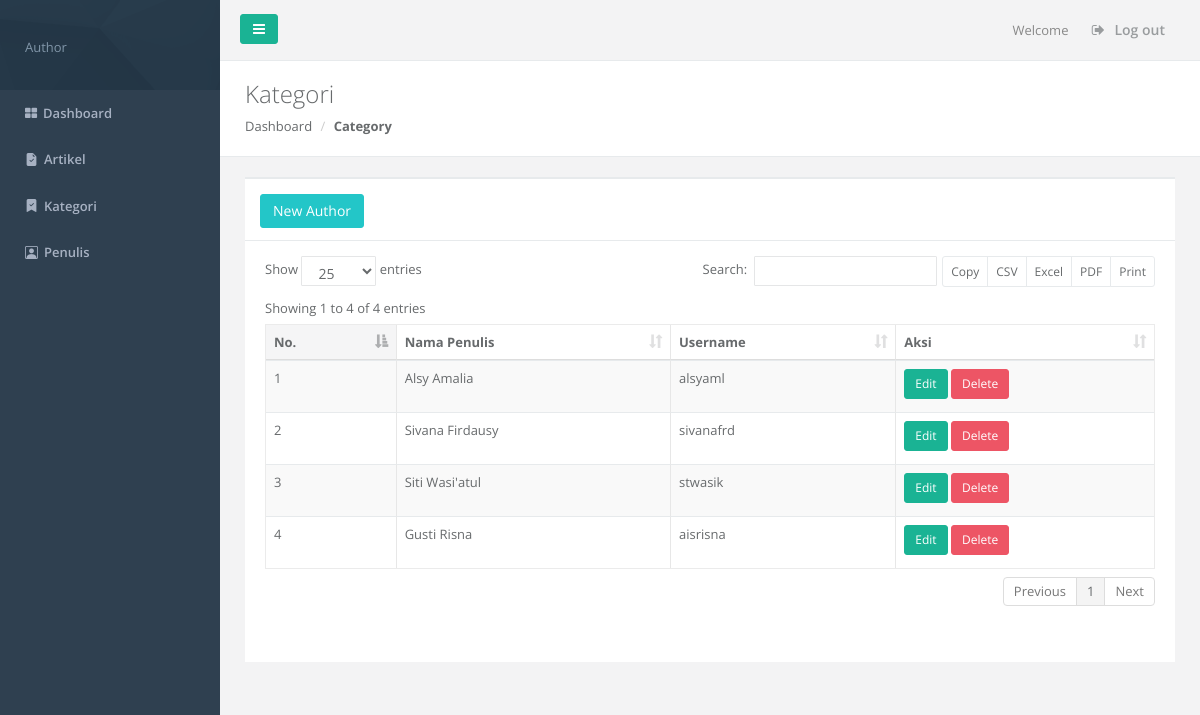
The page /admin/penulis.php on the database its author committed.
### tables this page shows
CREATE TABLE IF NOT EXISTS `penulis` (
  `id_penulis` int NOT NULL AUTO_INCREMENT,
  `nama_penulis` varchar(50) NOT NULL,
  `username` varchar(50) NOT NULL,
  `password` varchar(255) NOT NULL,
  PRIMARY KEY (`id_penulis`)
);

### admin/penulis.php (the view, shortened to what this page needs)
<?php
include 'connection.php';
$query = "SELECT id_penulis, nama_penulis, username FROM penulis";
$result = mysqli_query($koneksi, $query);
?>
<!DOCTYPE html>
<html>
<head>
    <link href="css/bootstrap.min.css" rel="stylesheet">
    <link href="font-awesome/css/font-awesome.css" rel="stylesheet">
    <link href="css/plugins/dataTables/datatables.min.css" rel="stylesheet">
    <link href="css/animate.css" rel="stylesheet">
    <link href="css/style.css" rel="stylesheet">
    <link href="css/plugins/select2/select2.min.css" rel="stylesheet">
    <link rel="stylesheet" href="https://cdn.jsdelivr.net/npm/bootstrap-icons@1.11.3/font/bootstrap-icons.min.css">
</head>
<body>
    <div id="wrapper">
        <nav class="navbar-default navbar-static-side" role="navigation">
            <div class="sidebar-collapse">
                <ul class="nav metismenu" id="side-menu">
                    <li class="nav-header">
                        <div class="dropdown profile-element">
                            <a data-toggle="dropdown" class="dropdown-toggle" href="#">
                                <span class="clear">
                                    <span class="text-muted text-xs block">Author</span>
                                </span>
                            </a>
                        </div>
                    </li>
                    <li><a href="dashboard.php"><i class="fa fa-th-large"></i><span class="nav-label">Dashboard</span></a></li>
                    <li><a href="artikel.php"><i class="bi bi-file-earmark-check-fill"></i><span class="nav-label">Artikel</span></a></li>
                    <li><a href="kategori.php"><i class="bi bi-bookmark-check-fill"></i><span class="nav-label">Kategori</span></a></li>
                    <li><a href="penulis.php"><i class="bi bi-person-square"></i><span class="nav-label">Penulis</span></a></li>
                </ul>
            </div>
        </nav>
        <div id="page-wrapper" class="gray-bg">
            <div class="row border-bottom">
                <nav class="navbar navbar-static-top" role="navigation" style="margin-bottom: 0">
                    <div class="navbar-header">
                        <a class="navbar-minimalize minimalize-styl-2 btn btn-primary " href="#"><i class="fa fa-bars"></i> </a>
                    </div>
                    <ul class="nav navbar-top-links navbar-right">
                        <li><span class="m-r-sm text-muted welcome-message">Welcome</span></li>
                        <li><a href="login.php">
                                <i class="fa fa-sign-out"></i> Log out
                            </a></li>
                    </ul>
                </nav>
            </div>
            <div class="row wrapper border-bottom white-bg page-heading">
                <div class="col-lg-10">
                    <h2>Kategori</h2>
                    <ol class="breadcrumb">
                        <li><a href="dashboard.php">Dashboard</a></li>
                        <li class="active"><strong>Category</strong></li>
                    </ol>
                </div>
            </div>
            <div class="wrapper wrapper-content animated fadeInRight">
                <div class="row">
                    <div class="col-lg-12">
                        <div class="ibox float-e-margins">
                            <div class="ibox-title">
                                <button type="button" class="btn btn-info" data-toggle="modal" data-backdrop="static" data-target="#myModal5">New Author</button>
                            </div>
                            <div class="ibox-content">
                                <div class="table-responsive">
                                    <table class="table table-striped table-bordered table-hover dataTables-example">
                                        <thead>
                                            <tr>
                                                <th>No.</th>
                                                <th>Nama Penulis</th>
                                                <th>Username</th>
                                                <th>Aksi</th>
                                            </tr>
                                        </thead>
                                        <tbody>
                                            <?php
                                            if (mysqli_num_rows($result) > 0) {
                                                $no = 1;
                                                while ($row = mysqli_fetch_assoc($result)) {
                                                    echo "<tr>";
                                                    echo "<td>" . $no . "</td>";
                                                    echo "<td>" . $row['nama_penulis'] . "</td>";
                                                    echo "<td>" . $row['username'] . "</td>";
                                                    echo "<td>
                                                        <button class='btn btn-primary btn-sm' data-toggle='modal' data-target='#editModal' data-id='" . $row['id_penulis'] . "' data-nama='" . $row['nama_penulis'] . "' data-username='" . $row['username'] . "'>Edit</button>
                                                        <a href='penulis.php?delete=" . $row['id_penulis'] . "' class='btn btn-danger btn-sm'>Delete</a>
                                                    </td>";
                                                    echo "</tr>";
                                                    $no++;
                                                }
                                            } else {
                                                echo "<tr><td colspan='4'>No data available</td></tr>";
                                            }
                                            ?>
                                        </tbody>
                                    </table>
                                </div>
                            </div>
                        </div>
                    </div>
                </div>
            </div>
        </div>
</body>
</html>

### rows shown on the page
penulis: nama_penulis "Alsy Amalia", username "alsyaml"
penulis: nama_penulis "Sivana Firdausy", username "sivanafrd"
penulis: nama_penulis "Siti Wasi'atul", username "stwasik"
penulis: nama_penulis "Gusti Risna", username "aisrisna"
